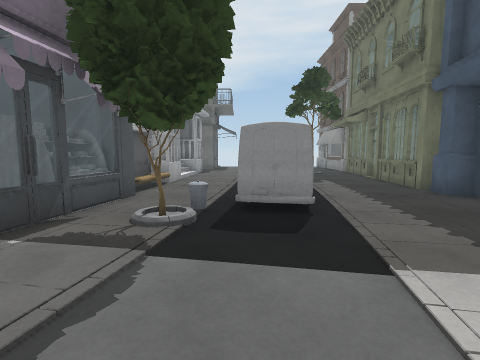
View 1 (above)

12 first-person views from a walk through a scene from a Unity 3-D project. The camera is 1.2 m above the floor, tilts 6° down and sees 85° across. The floor is counted in squares, 1 m on a side. Each view is taken from the middle of a square. On the plan, view 1 faces up. The plan holds only what a view shows up to about 12 squares ahead; the rest is blank. The place goes on beyond the plan. Some animated figures are left out. Surface patterns are stand-ins for the level's own textures.

View 2
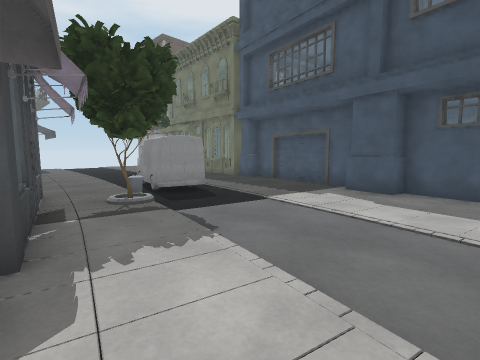

View 3
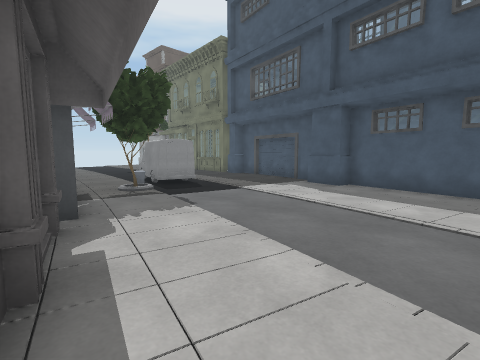

View 4
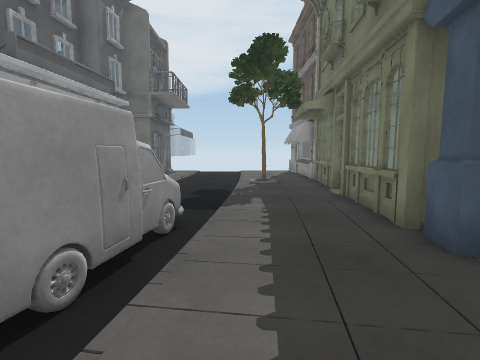

View 5
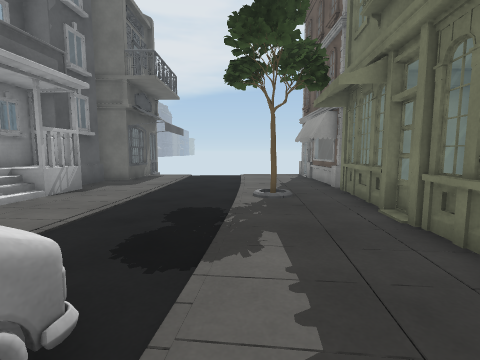

View 6
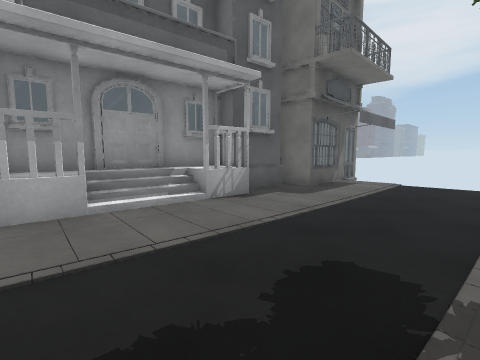

View 7
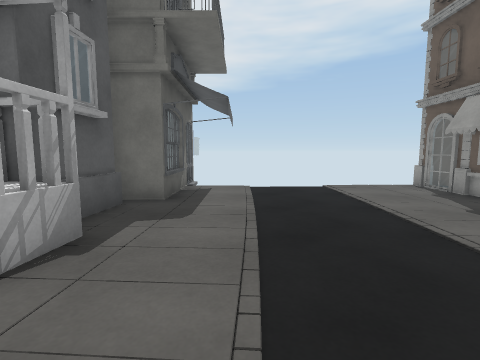

View 8
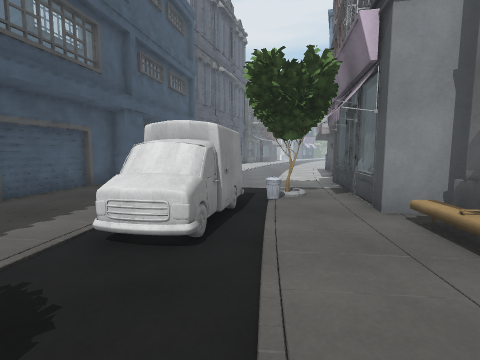

View 9
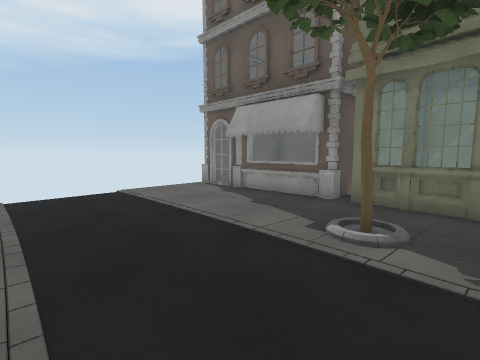

View 10
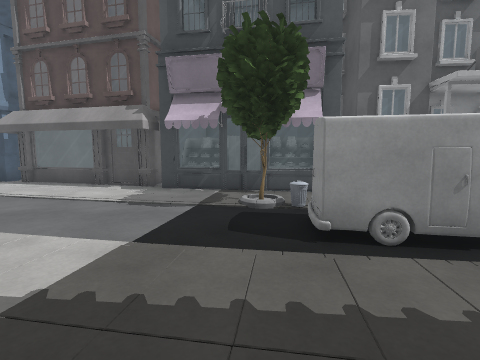

View 11
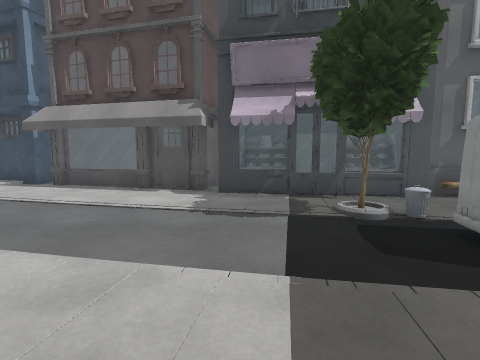

View 12
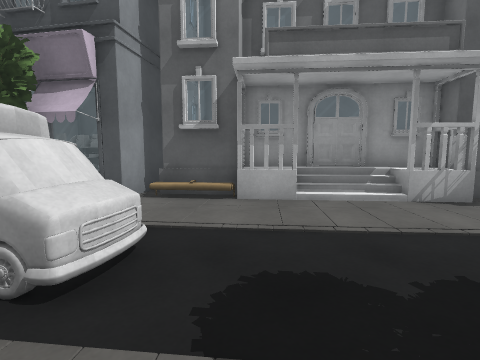

### Floor plan
Key: @ floor where view 1 was taken; # wall or solid block; . main floor; : floor 0.25 m higher than the main floor; T tree; B building; C car; O other object.
Columns run from 8 left of view 1 to 9 right of it. Each row starts with its distance up from view 1.
 23      BB
 22       B
 21       B.......BBBB
 20       B........
 19       B.......BB
 18 BB   B........B
 17 B    B........BB
 16 B   BB.........BB
 15     BBB.......BBBB
 14     BB......T.B
 13     B ........B
 12     BO........B
 11     BB........B
 10     BB........B
  9     BB...C....B
  8 BBBBBO...CC...B
  7 B  BBB..CCC...B
  6 B   BB..C:....B
  5 B   BBTT.C....B
  4 B   BB.T......B
  3    BB.........B
  2  BBBB........B
  1   BBB.......BB
  0    BB...@...BB
 -1    B.........B
 -2    B........B#
 -3    B........B
 -4 BBB.........B

Where each view was taken, in squares from view 1:
view 1: 0 up, 0 right, facing up
view 2: 2 down, 4 left, facing up-right
view 3: 4 down, 5 left, facing up-right
view 4: 4 up, 3 right, facing up
view 5: 7 up, 3 right, facing up
view 6: 10 up, 3 right, facing up-left
view 7: 12 up, 0 right, facing up
view 8: 12 up, 0 right, facing down
view 9: 13 up, 0 right, facing up-right
view 10: 4 up, 5 right, facing left
view 11: 2 up, 4 right, facing left
view 12: 10 up, 4 right, facing left
